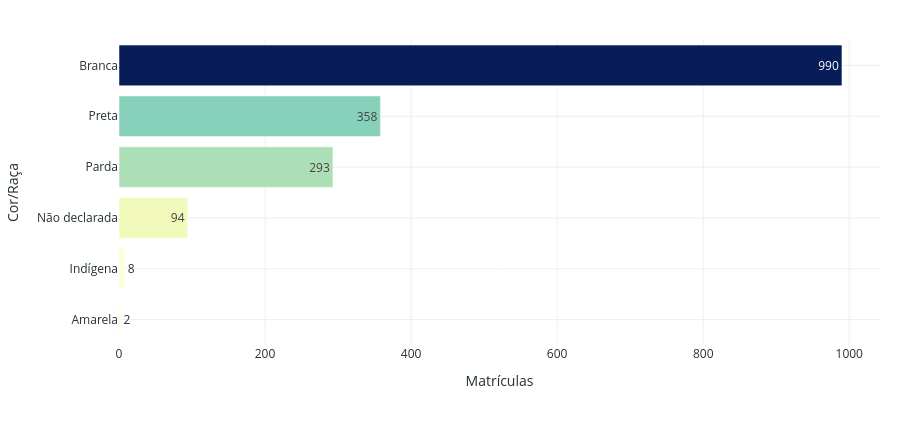
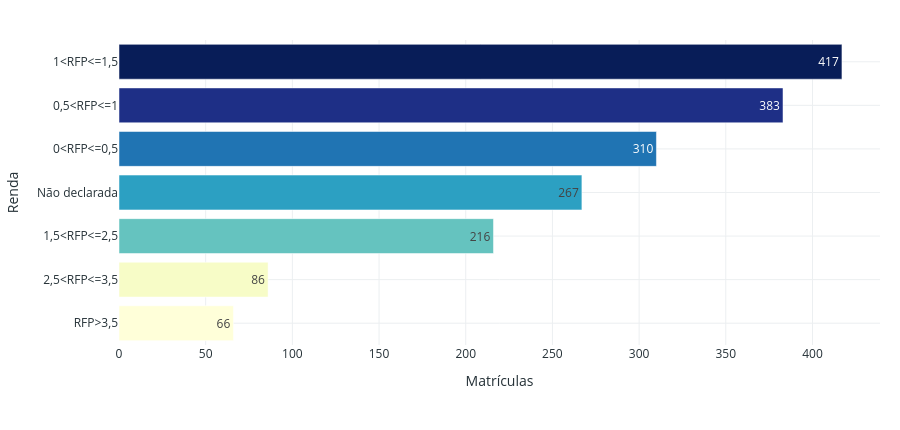
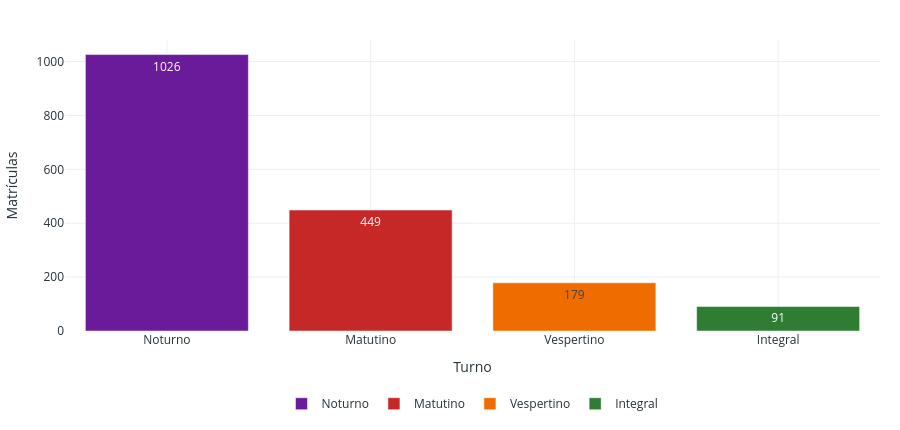

Notebook source saved alongside these figures, in order:
### Markdown cell above
#### Gráficos 16 a 18 — Distribuições gerais

### Code cell
raca_df = df['Cor / Raça'].value_counts().reset_index()
raca_df.columns = ['Cor/Raça', 'Qtd']
fig_g16 = px.bar(raca_df.sort_values('Qtd'), x='Qtd', y='Cor/Raça', orientation='h', color='Qtd', color_continuous_scale='YlGnBu', text_auto=True, labels={'Qtd': 'Matrículas'})
fig_g16.update_layout(coloraxis_showscale=False)
aplicar_layout_light(fig_g16, altura=430)
fig_g16.show()

renda_df = df['Renda Familiar'].value_counts().reindex([r for r in ORDEM_RENDA if r in df['Renda Familiar'].unique()]).reset_index()
renda_df.columns = ['Renda', 'Qtd']
fig_g17 = px.bar(renda_df.sort_values('Qtd'), x='Qtd', y='Renda', orientation='h', color='Qtd', color_continuous_scale='YlGnBu', text_auto=True, labels={'Qtd': 'Matrículas'})
fig_g17.update_layout(coloraxis_showscale=False)
aplicar_layout_light(fig_g17, altura=430)
fig_g17.show()

turno_df = df['Turno'].value_counts().reset_index()
turno_df.columns = ['Turno', 'Qtd']
fig_g18 = px.bar(turno_df, x='Turno', y='Qtd', color='Turno', color_discrete_map=gerar_mapa_cores(turno_df['Turno']), text_auto=True, labels={'Qtd': 'Matrículas'})
aplicar_layout_light(fig_g18, altura=430)
fig_g18.show()

### Figure 1 — Plotly figure (JSON) as saved in the notebook; plotly's stock layout.template omitted (floating-point values rounded to 4 significant figures)
{"data": [{"hovertemplate": "Matrículas=%{marker.color}<br>Cor/Raça=%{y}<extra></extra>", "legendgroup": "", "marker": {"color": [2, 8, 94, 293, 358, 990], "coloraxis": "coloraxis", "pattern": {"shape": ""}}, "name": "", "orientation": "h", "showlegend": false, "textposition": "auto", "texttemplate": "%{x}", "type": "bar", "x": [2, 8, 94, 293, 358, 990], "xaxis": "x", "y": ["Amarela", "Indígena", "Não declarada", "Parda", "Preta", "Branca"], "yaxis": "y"}], "layout": {"barmode": "relative", "coloraxis": {"colorbar": {"title": {"text": "Matrículas"}}, "colorscale": [[0, "rgb(255,255,217)"], [0.125, "rgb(237,248,177)"], [0.25, "rgb(199,233,180)"], [0.375, "rgb(127,205,187)"], [0.5, "rgb(65,182,196)"], [0.625, "rgb(29,145,192)"], [0.75, "rgb(34,94,168)"], [0.875, "rgb(37,52,148)"], [1, "rgb(8,29,88)"]], "showscale": false}, "font": {"color": "#263238"}, "height": 430, "legend": {"orientation": "h", "title": {"text": ""}, "tracegroupgap": 0, "x": 0.5, "xanchor": "center", "y": -0.2, "yanchor": "top"}, "margin": {"b": 85, "l": 20, "r": 20, "t": 40}, "paper_bgcolor": "white", "plot_bgcolor": "white", "title": {"text": ""}, "xaxis": {"anchor": "y", "domain": [0, 1], "gridcolor": "#ECEFF1", "showgrid": true, "title": {"text": "Matrículas"}, "zeroline": false}, "yaxis": {"anchor": "x", "domain": [0, 1], "gridcolor": "#ECEFF1", "showgrid": true, "title": {"text": "Cor/Raça"}, "zeroline": false}}}

### Figure 2 — Plotly figure (JSON) as saved in the notebook; plotly's stock layout.template omitted (floating-point values rounded to 4 significant figures)
{"data": [{"hovertemplate": "Matrículas=%{marker.color}<br>Renda=%{y}<extra></extra>", "legendgroup": "", "marker": {"color": [66, 86, 216, 267, 310, 383, 417], "coloraxis": "coloraxis", "pattern": {"shape": ""}}, "name": "", "orientation": "h", "showlegend": false, "textposition": "auto", "texttemplate": "%{x}", "type": "bar", "x": [66, 86, 216, 267, 310, 383, 417], "xaxis": "x", "y": ["RFP>3,5", "2,5<RFP<=3,5", "1,5<RFP<=2,5", "Não declarada", "0<RFP<=0,5", "0,5<RFP<=1", "1<RFP<=1,5"], "yaxis": "y"}], "layout": {"barmode": "relative", "coloraxis": {"colorbar": {"title": {"text": "Matrículas"}}, "colorscale": [[0, "rgb(255,255,217)"], [0.125, "rgb(237,248,177)"], [0.25, "rgb(199,233,180)"], [0.375, "rgb(127,205,187)"], [0.5, "rgb(65,182,196)"], [0.625, "rgb(29,145,192)"], [0.75, "rgb(34,94,168)"], [0.875, "rgb(37,52,148)"], [1, "rgb(8,29,88)"]], "showscale": false}, "font": {"color": "#263238"}, "height": 430, "legend": {"orientation": "h", "title": {"text": ""}, "tracegroupgap": 0, "x": 0.5, "xanchor": "center", "y": -0.2, "yanchor": "top"}, "margin": {"b": 85, "l": 20, "r": 20, "t": 40}, "paper_bgcolor": "white", "plot_bgcolor": "white", "title": {"text": ""}, "xaxis": {"anchor": "y", "domain": [0, 1], "gridcolor": "#ECEFF1", "showgrid": true, "title": {"text": "Matrículas"}, "zeroline": false}, "yaxis": {"anchor": "x", "domain": [0, 1], "gridcolor": "#ECEFF1", "showgrid": true, "title": {"text": "Renda"}, "zeroline": false}}}

### Figure 3 — Plotly figure (JSON) as saved in the notebook; plotly's stock layout.template omitted (floating-point values rounded to 4 significant figures)
{"data": [{"hovertemplate": "Turno=%{x}<br>Matrículas=%{y}<extra></extra>", "legendgroup": "Noturno", "marker": {"color": "#6A1B9A", "pattern": {"shape": ""}}, "name": "Noturno", "orientation": "v", "showlegend": true, "textposition": "auto", "texttemplate": "%{y}", "type": "bar", "x": ["Noturno"], "xaxis": "x", "y": [1026], "yaxis": "y"}, {"hovertemplate": "Turno=%{x}<br>Matrículas=%{y}<extra></extra>", "legendgroup": "Matutino", "marker": {"color": "#C62828", "pattern": {"shape": ""}}, "name": "Matutino", "orientation": "v", "showlegend": true, "textposition": "auto", "texttemplate": "%{y}", "type": "bar", "x": ["Matutino"], "xaxis": "x", "y": [449], "yaxis": "y"}, {"hovertemplate": "Turno=%{x}<br>Matrículas=%{y}<extra></extra>", "legendgroup": "Vespertino", "marker": {"color": "#EF6C00", "pattern": {"shape": ""}}, "name": "Vespertino", "orientation": "v", "showlegend": true, "textposition": "auto", "texttemplate": "%{y}", "type": "bar", "x": ["Vespertino"], "xaxis": "x", "y": [179], "yaxis": "y"}, {"hovertemplate": "Turno=%{x}<br>Matrículas=%{y}<extra></extra>", "legendgroup": "Integral", "marker": {"color": "#2E7D32", "pattern": {"shape": ""}}, "name": "Integral", "orientation": "v", "showlegend": true, "textposition": "auto", "texttemplate": "%{y}", "type": "bar", "x": ["Integral"], "xaxis": "x", "y": [91], "yaxis": "y"}], "layout": {"barmode": "relative", "font": {"color": "#263238"}, "height": 430, "legend": {"orientation": "h", "title": {"text": ""}, "tracegroupgap": 0, "x": 0.5, "xanchor": "center", "y": -0.2, "yanchor": "top"}, "margin": {"b": 85, "l": 20, "r": 20, "t": 40}, "paper_bgcolor": "white", "plot_bgcolor": "white", "title": {"text": ""}, "xaxis": {"anchor": "y", "categoryarray": ["Noturno", "Matutino", "Vespertino", "Integral"], "categoryorder": "array", "domain": [0, 1], "gridcolor": "#ECEFF1", "showgrid": true, "title": {"text": "Turno"}, "zeroline": false}, "yaxis": {"anchor": "x", "domain": [0, 1], "gridcolor": "#ECEFF1", "showgrid": true, "title": {"text": "Matrículas"}, "zeroline": false}}}
